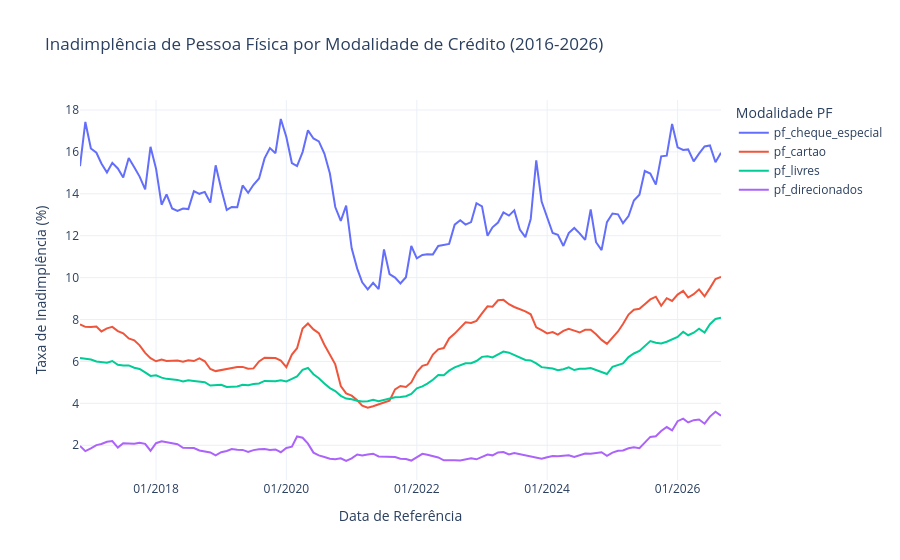

Notebook code cell kept with this figure:
### Markdown cell above
### Análise do Gráfico 1 (Macro: Total, PF e PJ)
- A taxa `total` situa-se rigorosamente entre `pessoa_fisica` e `pessoa_juridica` em todo o histórico, respeitando a relação de agregação ponderada.
- Entre 2016 e 2017, PJ exibia inadimplência superior a PF em decorrência da recessão de 2015-2016 (pico de PJ em 05/2017 com 4,06%).
- A partir de 2018, ocorre uma inversão estrutural: PF passa a ser sistematicamente mais inadimplente que PJ, culminando no descolamento recente de 2025/2026 (PF atingindo 6,04% em 08/2026 enquanto PJ permaneceu em torno de 3%).

### Code cell
# Gráfico 2: Inadimplência de Pessoa Física por Modalidade
fig2 = px.line(
    tabela_larga.reset_index(),
    x="data",
    y=["pf_cheque_especial", "pf_cartao", "pf_livres", "pf_direcionados"],
    labels={
        "data": "Data de Referência",
        "value": "Taxa de Inadimplência (%)",
        "variable": "Modalidade"
    },
    title="Inadimplência de Pessoa Física por Modalidade de Crédito (2016-2026)",
    template="plotly_white"
)

fig2.update_layout(
    legend_title_text="Modalidade PF",
    hovermode="x unified",
    xaxis=dict(tickformat="%m/%Y")
)
fig2.show()
